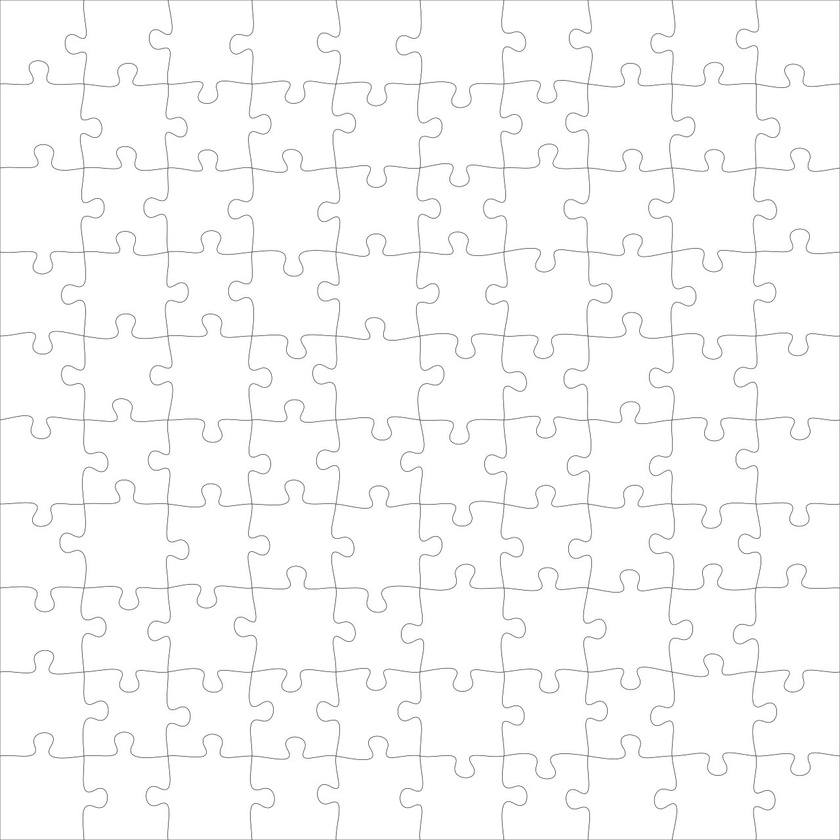
//> input picture Resources/10x10/puzzle.jpg, 840 x 840 px, shrunk from 1280 x 1280 before the run
$ ./PuzzleGenerator   (built with g++ and OpenCV 4)
//> lines starting //> are read from the running program, lines starting //| are printed output that depends on the picture; after the words box and inside, x2 and y2 are one past the last pixel; in counts of white or black regions, pixels touching at a corner belong together
#include <opencv2/core.hpp>
#include <opencv2/imgcodecs.hpp>
#include <opencv2/highgui.hpp>
#include <opencv2/opencv.hpp>
#include <iostream>
#include <algorithm>
#include <random>
using namespace std;
using namespace cv;

RNG rng(12345);

bool debugVisuals = false;
String puzzlePath = "../Resources/10x10/";
String puzzleName = "puzzle.JPG";

int main()
{
    //std::string image_path = samples::findFile("jigsaw_5x5.JPG");
    Mat img = imread(puzzlePath+puzzleName, IMREAD_GRAYSCALE);
//> img is the input picture: 840 rows x 840 cols, CV_8UC1; min 112, max 255, mean 250.5
    if (img.empty())
    {
        //std::cout << "Could not read the image: " << image_path << std::endl;
        return 1;
    }
    if (debugVisuals) { imshow("Original", img); }

    Mat inverted = 255 - img;

    if (debugVisuals) { imshow("Inverted", inverted); }

    Mat thresh;
    threshold(inverted, thresh, 25, 255, THRESH_BINARY);
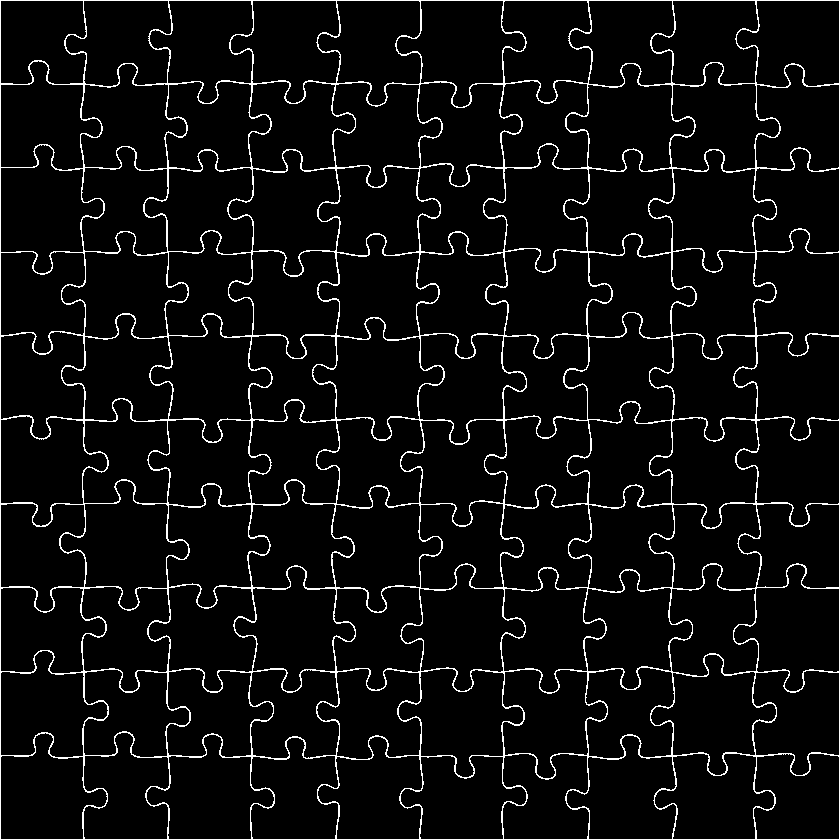
//> thresh: 840 rows x 840 cols, CV_8UC1; 5.4% white in thin lines or dots
    if (debugVisuals) { imshow("Thresholded", thresh); }

    //dilate bypass
    Mat dilate = thresh;
    // [11 lines of commented-out code are left out]
    vector<vector<Point> > contours;
    vector<Vec4i> hierarchy;
    findContours(dilate, contours, hierarchy, RETR_LIST, CHAIN_APPROX_NONE);
//> contours = 101 contours; largest, box (x1, y1, x2, y2) and area: (0, 0, 840, 840) 703921, (60, 480, 189, 610) 8251, (312, 317, 444, 440) 7956, (733, 564, 840, 692) 7896, (401, 564, 526, 692) 7886

    double aveSize = 0;
    for (int i = 0; i < contours.size(); i++)
    { aveSize += contours[i].size(); }
//> this loop made 101 passes
//> aveSize on passes 1 to 12: 437, 835, 1269, 1711, 2148, 2584, 3022, 3460, 3899, 4302, 4741, 5218
//> after the loop, aveSize = 49329
    aveSize = aveSize / (double)contours.size();
//> aveSize = 488.4

    //remove any unreasonably large contours (likely image edge)
    vector<vector<Point>> contoursFinal;
    for (int i = 0; i < contours.size(); i++)
    {
        if (contours[i].size() < aveSize * 2 && contours[i].size() > aveSize / 4)
        {
            contoursFinal.push_back(contours[i]);
        }
    }
//> this loop made 101 passes

    Mat drawing = Mat::zeros(dilate.size(), CV_8UC3);
    for (size_t i = 0; i < contoursFinal.size(); i++)
    {
        Scalar color = Scalar(rng.uniform(0, 256), rng.uniform(0, 256), rng.uniform(0, 256));
        drawContours(drawing, contoursFinal, (int)i, color, 1, LINE_8);
    }
//> this loop made 100 passes
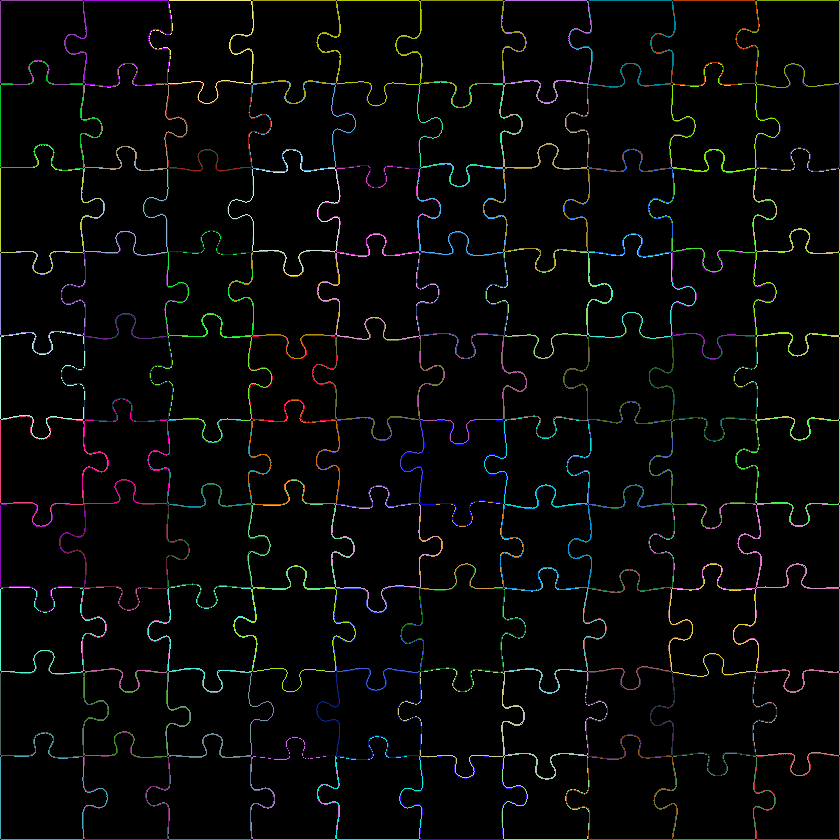
//> drawing: 840 rows x 840 cols, CV_8UC3; mean B, G, R 6.5, 7.1, 6.4
    cout << "Pieces: " << contoursFinal.size() << endl;
//| Pieces: 100
    if (debugVisuals) { imshow("Contours", drawing); }

    int windowOffset = 250;
    vector<Mat> puzzlePieces;
    //isolate the puzzle pieces into their own images and floodfill their interiors
    int padding = 5;
    for (int i = 0; i < contoursFinal.size(); i++)
    {
        int minX, minY, maxX, maxY;
        for (int ii = 0; ii < contoursFinal[i].size(); ii++)
        {
            Point pt = contoursFinal[i][ii];
            if (ii == 0 || pt.x < minX) { minX = pt.x; }
            if (ii == 0 || pt.x > maxX) { maxX = pt.x; }
            if (ii == 0 || pt.y < minY) { minY = pt.y; }
            if (ii == 0 || pt.y > maxY) { maxY = pt.y; }
        }

        int width_px = maxX - minX;
        int height_px = maxY - minY;

        if (width_px + 2 * padding > windowOffset) { windowOffset = width_px + 2 * padding; }

        for (int ii = 0; ii < contoursFinal[i].size(); ii++)
        {
            contoursFinal[i][ii].x += (padding - minX);
            contoursFinal[i][ii].y += (padding - minY);
        }
        Mat singlePiece = Mat::zeros(Size(width_px+ 2 * padding,height_px + 2 * padding), CV_8UC3);
        vector<vector<Point>> contourList;
        contourList.push_back(contoursFinal[i]);
        Scalar color = Scalar(255,255,255);
        drawContours(singlePiece, contourList, 0, color, 1, LINE_8);
        floodFill(singlePiece, Point(width_px / 2, height_px / 2), color);
        threshold(singlePiece, singlePiece, 125, 255, THRESH_BINARY);

        //erode bypass
        puzzlePieces.push_back(singlePiece);
        // [14 lines of commented-out code are left out]

    }
//> this loop made 100 passes
//> (minX, maxX, minY, maxY, width_px, height_px) on passes 1 to 12: (400, 526, 755, 839, 126, 84), (753, 839, 753, 839, 86, 86), (654, 774, 753, 839, 120, 86), (502, 589, 753, 839, 87, 86), (250, 338, 737, 839, 88, 102), (317, 422, 736, 839, 105, 103), (566, 676, 735, 839, 110, 104), (146, 274, 734, 839, 128, 105), (83, 169, 732, 839, 86, 107), (0, 107, 732, 839, 107, 107), (752, 839, 670, 775, 87, 105), (502, 607, 669, 778, 105, 109)
//> pass 1, `floodFill(singlePiece, Point(width_px / 2, height_px / 2), color);`:
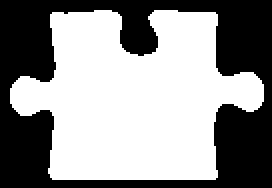
//> singlePiece: 94 rows x 136 cols, CV_8UC3 (shown 2 times larger); 57.1% white; 1 black region, box (x1, y1, x2, y2) and area: (0, 0, 136, 94) 5485
//> after the loop:
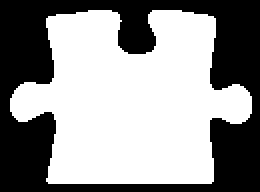
//> puzzlePieces[2]: 96 rows x 130 cols, CV_8UC3 (shown 2 times larger); 58.2% white; 1 black region, box (x1, y1, x2, y2) and area: (0, 0, 130, 96) 5221
//> after the loop: puzzlePieces[3]: 96 rows x 97 cols, CV_8UC3; 67.3% white; 1 black region, box (x1, y1, x2, y2) and area: (0, 0, 97, 96) 3041
//> after the loop:
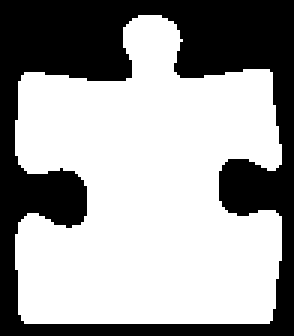
//> puzzlePieces[4]: 112 rows x 98 cols, CV_8UC3 (shown 3 times larger); 62.4% white; 1 black region, box (x1, y1, x2, y2) and area: (0, 0, 98, 112) 4131
//> after the loop:
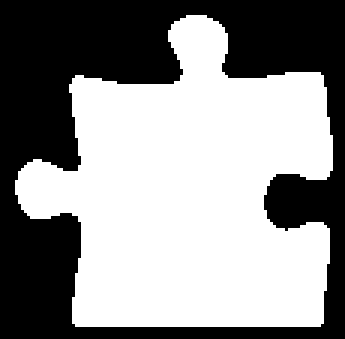
//> puzzlePieces[5]: 113 rows x 115 cols, CV_8UC3 (shown 3 times larger); 56.2% white; 1 black region
//> after the loop, windowOffset = 250; contoursFinal = 100 contours; largest, box (x1, y1, x2, y2) and area: (5, 5, 134, 135) 8251, (5, 5, 137, 128) 7956, (5, 5, 112, 133) 7896, (5, 5, 130, 133) 7886, (5, 5, 127, 134) 7851

    //add edge noise/ blurr (todo)

    //add random rotation
    for (int i = 0; i < puzzlePieces.size(); i++)
    {
        Mat rotated;
        rotate(puzzlePieces[i], rotated, rng.uniform(0, 3));

        if (debugVisuals)
        {
            imshow("piece pre rotate", puzzlePieces[i]);
            imshow("piece post rotate", rotated);
            moveWindow("piece pre rotate", 0, 0);
            moveWindow("piece post rotate", windowOffset, 0);
            waitKey(0);
            destroyWindow("piece pre rotate");
            destroyWindow("piece post rotate");
        }
        puzzlePieces[i] = rotated;
    }

    //shuffle puzzle pieces
    auto rng2 = std::default_random_engine{};
    shuffle(begin(puzzlePieces), end(puzzlePieces), rng2);

    //save puzzle pieces to output file
    for (int i = 0; i < puzzlePieces.size(); i++)
    {
        imwrite(puzzlePath + "piece_" + to_string(i)+".JPG", puzzlePieces[i]);
    }
//> this loop made 100 passes
//> pass 2, `imwrite(puzzlePath + "piece_" + to_string(i)+".JPG", puzzlePieces[i]);`:
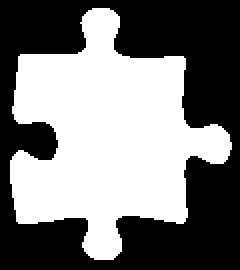
//> saved as piece_1.JPG: 135 rows x 120 cols, CV_8UC3 (shown 2 times larger); 48.1% white; 1 white region, box (x1, y1, x2, y2) and area: (5, 4, 116, 130) 7800


    if (debugVisuals) { waitKey(0); }
    return 0;
}

$ run again, with Resources/jigsaw_5x5.JPG copied over Resources/10x10/puzzle.jpg
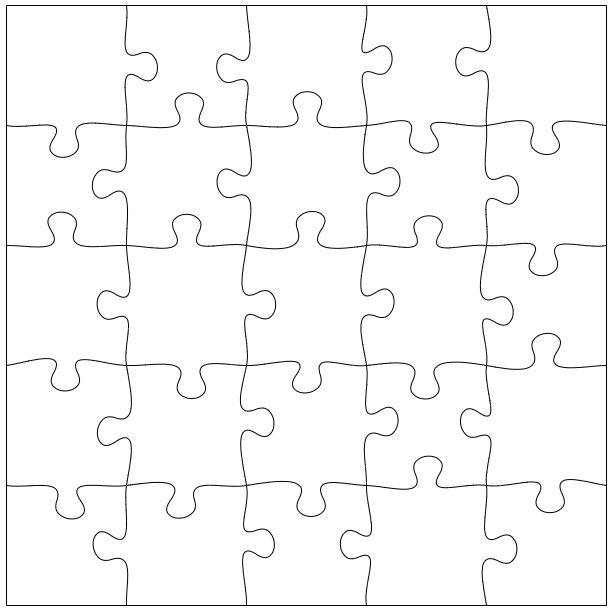
//> input picture Resources/jigsaw_5x5.JPG, 615 x 614 px
//> img is the input picture: 614 rows x 615 cols, CV_8UC1; min 0, max 255, mean 248.2
//> `threshold(inverted, thresh, 25, 255, THRESH_BINARY);`:
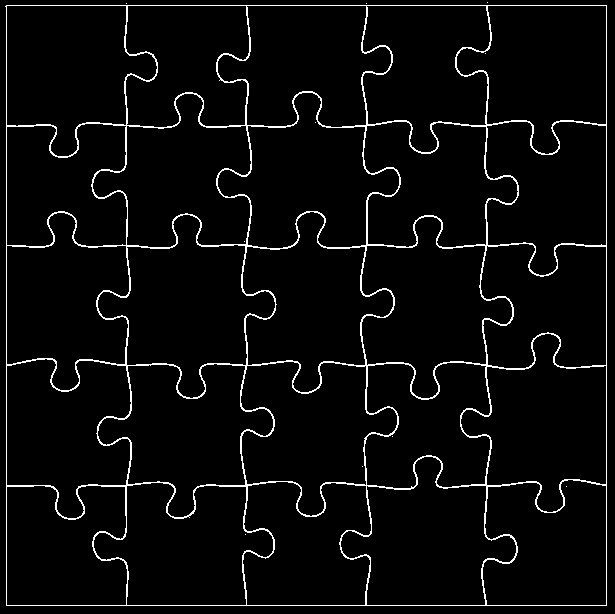
//> thresh: 614 rows x 615 cols, CV_8UC1; 4.1% white in thin lines or dots
//> contours = 36 contours, 10 with area under 20; largest, box (x1, y1, x2, y2) and area: (5, 5, 607, 606) 360001, (97, 214, 276, 399) 16460, (340, 456, 517, 606) 15620, (6, 5, 158, 157) 15576, (460, 333, 607, 513) 15500
//> the loop `for (int i = 0; i < contours.size(); i++) { aveSize += contours[i].siz..` made 36 passes
//> aveSize on passes 1 to 8: 1, 2, 582, 1217, 1845, 2424, 2425, 3055
//> after the loop `for (int i = 0; i < contours.size(); i++)`: aveSize = 18458
//> `aveSize = aveSize / (double)contours.size();`: aveSize = 512.7
//> the loop `for (int i = 0; i < contours.size(); i++)` made 36 passes
//> the loop `for (size_t i = 0; i < contoursFinal.size(); i++)` made 25 passes
//| Pieces: 25
//> the loop `for (int i = 0; i < contoursFinal.size(); i++)` made 25 passes
//> (minX, maxX, minY, maxY, width_px, height_px) on passes 1 to 8: (6, 127, 485, 605, 121, 120), (93, 273, 482, 605, 180, 123), (242, 371, 481, 605, 129, 124), (482, 606, 479, 605, 124, 126), (340, 516, 456, 605, 176, 149), (97, 273, 363, 517, 176, 154), (364, 490, 362, 488, 126, 126), (240, 397, 361, 516, 157, 155)
//> after the loop `for (int i = 0; i < contoursFinal.size(); i++)`: windowOffset = 250; contoursFinal = 25 contours; largest, box (x1, y1, x2, y2) and area: (5, 5, 184, 190) 16460, (5, 5, 182, 155) 15620, (5, 5, 157, 157) 15576, (5, 5, 152, 185) 15500, (5, 5, 157, 188) 15318
//> the loop `for (int i = 0; i < puzzlePieces.size(); i++)` made 25 passes
//> the loop `for (int i = 0; i < puzzlePieces.size(); i++)` made 25 passes
//> pass 1, `imwrite(puzzlePath + "piece_" + to_string(i)+".JPG", puzzlePieces[i]);`:
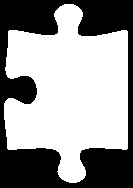
//> saved as piece_0.JPG: 188 rows x 133 cols, CV_8UC3; 59.4% white; 1 black region, box (x1, y1, x2, y2) and area: (0, 0, 133, 188) 10148
